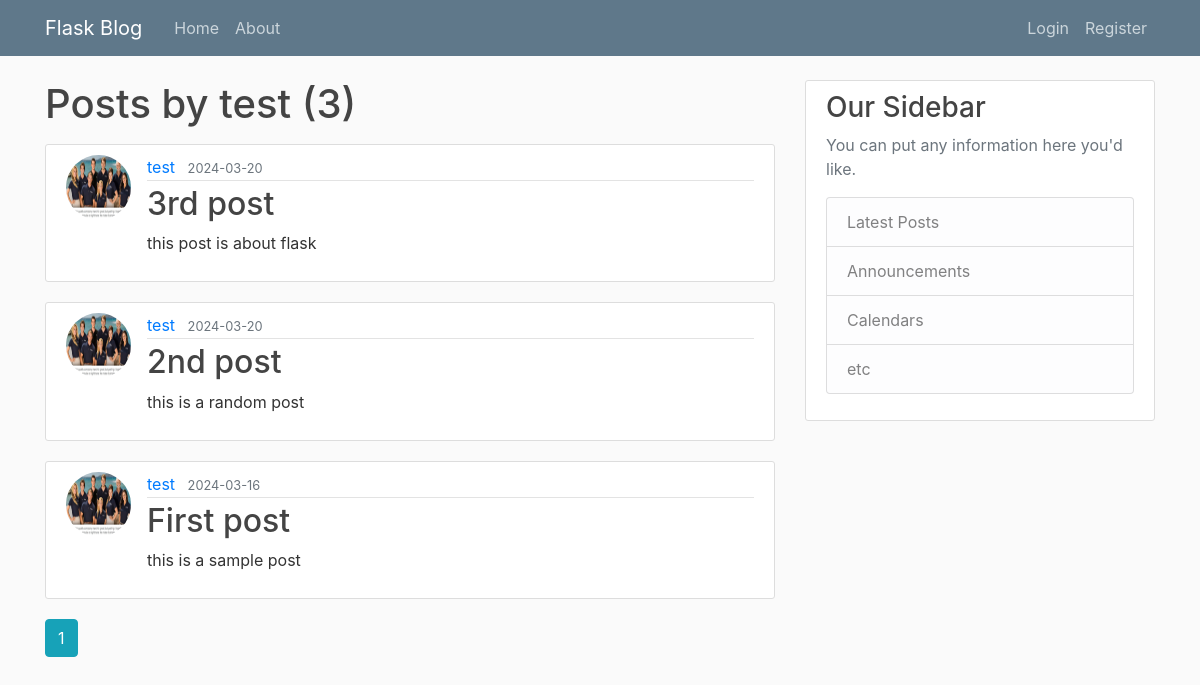
The app's page /user/test with its own data.
### flaskblog/models.py (models this page shows, shortened)
class User(db.Model, UserMixin):
    id= db.Column(db.Integer, primary_key=True)
    username= db.Column(db.String(20), unique= True, nullable= False)
    email= db.Column(db.String(120), unique= True, nullable= False)
    image_file= db.Column(db.String(20), nullable= False, default='default.jpg')
    password= db.Column(db.String(60), nullable= False)
    posts= db.relationship('Post', backref='author', lazy=True)

class Post(db.Model):
    id = db.Column(db.Integer, primary_key=True)
    title = db.Column(db.String(100), nullable=False)
    date_posted = db.Column(db.DateTime, nullable= False, default= datetime.utcnow)
    content = db.Column(db.Text, nullable= False)
    user_id = db.Column(db.Integer, db.ForeignKey('user.id'), nullable= True)

### flaskblog/users/routes.py (the view)
@users.route('/user/<string:username>')
def user_posts(username):
    page = request.args.get('page',1,type=int)
    user =  User.query.filter_by(username= username).first_or_404()
    posts= Post.query.filter_by(author=user)\
    .order_by(Post.date_posted.desc())\
    .paginate(page= page, per_page= 5)
    return render_template('user_post.html', posts= posts, user= user)

### flaskblog/templates/user_post.html
{% extends 'layout.html' %}
{% block content %}
    <h1 class="mb-3">Posts by {{user.username}} ({{posts.total}})</h1>
    {% for post in posts.items %}
        <article class="media content-section">
            <img class="rounded-circle article-img" src="{{url_for('static', filename='profile_pics/'+ post.author.image_file)}}">
            <div class="media-body">
            <div class="article-metadata">
                <a class="mr-2" href="{{url_for('users.user_posts', username= post.author.username)}}">{{ post.author.username }}</a>
                <small class="text-muted">{{ post.date_posted.date() }}</small>
            </div>
            <h2><a class="article-title" href="{{url_for('posts.post', post_id= post.id)}}">{{ post.title }}</a></h2>
            <p class="article-content">{{ post.content }}</p>
            </div>
        </article>
    {% endfor %}
    {% for page_num in posts.iter_pages(left_edge=1, right_edge= 1, left_current= 1, right_current=2) %}
        {% if page_num %}
            {% if posts.page == page_num %}
                <a class='btn btn-info mb-4' href="{{url_for('users.user_posts', username= user.username, page= page_num)}}">{{page_num}}</a>
            {% else %}
                <a class='btn btn-outline-info mb-4' href="{{url_for('main.home',  username= user.username, page= page_num)}}">{{page_num}}</a>
            {%endif%}
        {% else %}
        ...
        {% endif %}
    {%endfor%}
{% endblock content %}

### flaskblog/static/css/main.css (style rules this page uses)
body { background: #fafafa; color: #333333; margin-top: 5rem; }
h1, h2, h3, h4, h5, h6 { color: #444444; }
.content-section { background: #ffffff; padding: 10px 20px; border: 1px solid #dddddd; border-radius: 3px; margin-bottom: 20px; }
.article-title { color: #444444; }
.article-content { white-space: pre-line; }
.article-img { height: 65px; width: 65px; margin-right: 16px; }
.article-metadata { padding-bottom: 1px; margin-bottom: 4px; border-bottom: 1px solid #e3e3e3 }

### records on screen
User: username "test"
Post: image_file (picture), author.username "test", date_posted "2024-03-20", title "3rd post", content "this post is about flask"
Post: image_file (picture), author.username "test", date_posted "2024-03-20", title "2nd post", content "this is a random post"
Post: image_file (picture), author.username "test", date_posted "2024-03-16", title "First post", content "this is a sample post"

### other values on screen
{{ posts.total }} "3"
{{ page_num }} "1"
